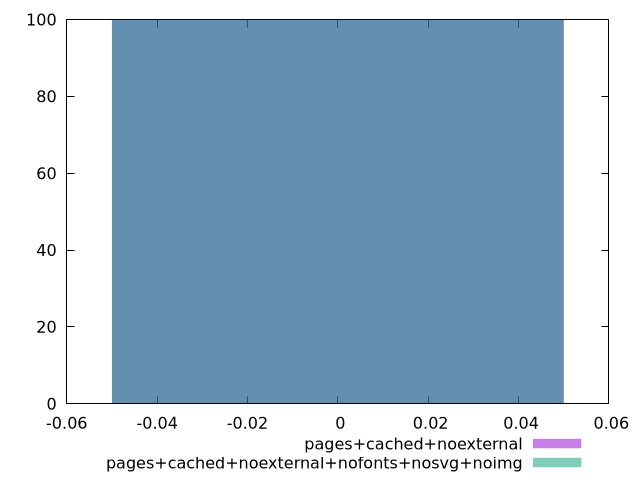

This figure's gnuplot source:
$_pagesCachedNoexternal <<EOF
0 100
EOF
$_pagesCachedNoexternalNofontsNosvgNoimg <<EOF
0 100
EOF
set key outside below
set terminal pngcairo
set output "report_00004_2020-11-02T20-21-41.718Z/unsized-images/unsized-images_pages+cached+noexternal_pages+cached+noexternal+nofonts+nosvg+noimg+hist.png"
set boxwidth 0.1
set style fill transparent solid 0.5 noborder
set yrange [0:100]
plot $_pagesCachedNoexternal title "pages+cached+noexternal" with boxes ,$_pagesCachedNoexternalNofontsNosvgNoimg title "pages+cached+noexternal+nofonts+nosvg+noimg" with boxes ,
